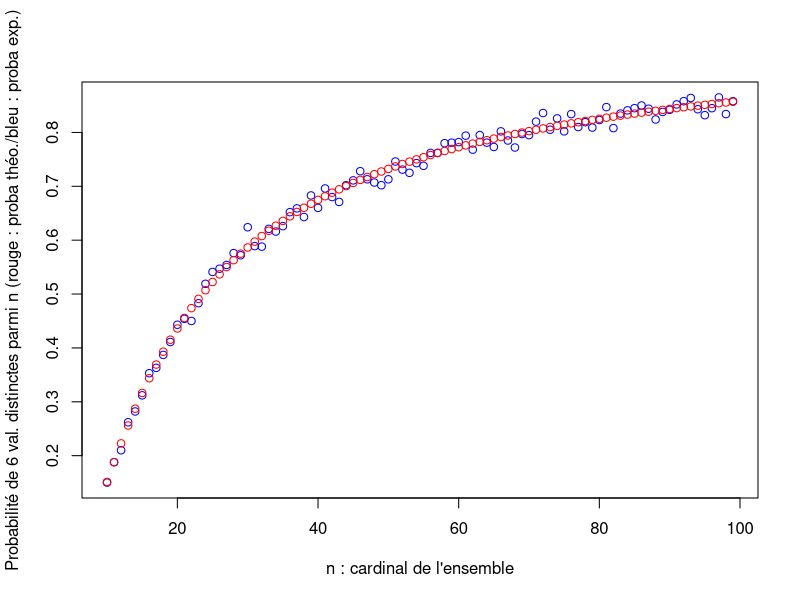
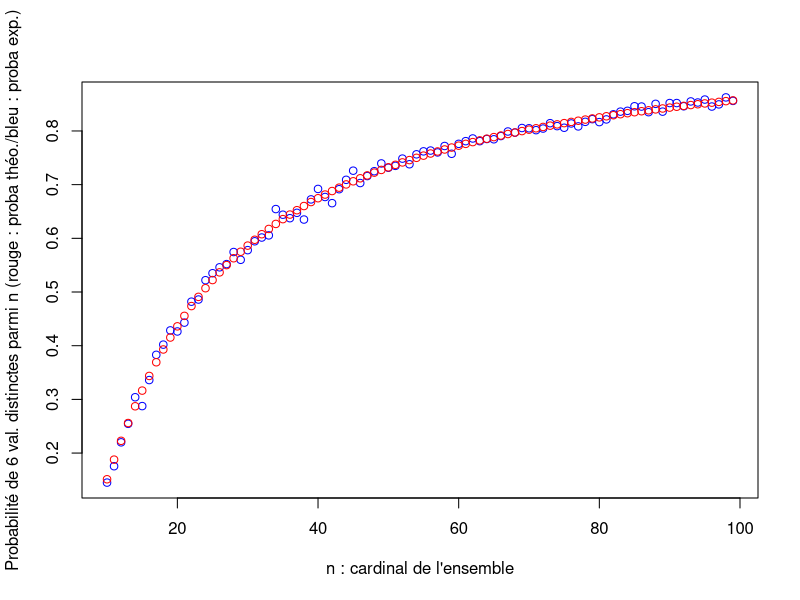
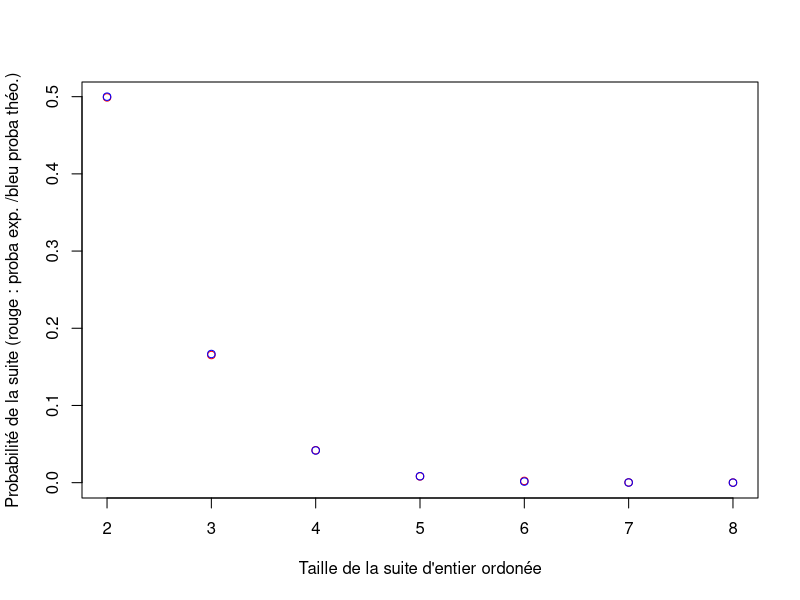
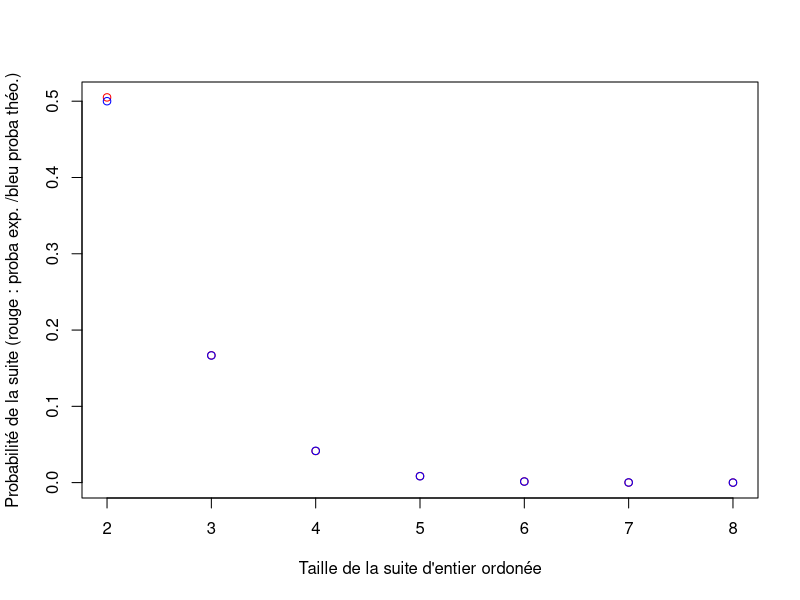

Source code (R) for these figures, in order:
####################################
#####  EXERCICE 1
####################################
######################
p = function(n) 
{ x = 1:5
  return( prod(n - x)/(n^5) )
  }
#####################
##################
g = function(n)
{ x = 1:n
  z = 0
  v = sample(x, 6, replace=TRUE)
   if ( 6 == length(unique(v)) ) { z = 1}
  return( z )
  }
#############
########################
simule = function(N, n)
{ NV = rep(0, N)
  x = 0
  for (k in 1:N){ NV[k] = g(n)}
  x = sum(NV)/N
  return(x)
  }
######################
########################
set.seed(7486)#initialisation de la graine pour tout les tests
N = 1000 # nombre de testes
nV = 10:99
L = length(nV)
xV =0*nV # Initialisation
yV = 0*nV # Initialisation

#test pour N = 1000

#Changer le xV avec for (i in 1 :L) pour que xV[i] soit simule(N, nV[i])
for(i in 1:L){xV[i] = simule(N,nV[i])}

#Changer yV avec for (i in 1 :L) pour que yV[i] soit la probabilité exacte p(nV[i])
for(i in 1:L){yV[i] = p(nV[i])}

#Faire un plot de (nV,xV) en bleu et de (nV,yV) en rouge dans la même figure.
plot(nV,xV, xlab = "n : cardinal de l'ensemble", ylab = "Probabilité de 6 val. distinctes parmi n (rouge : proba théo./bleu : proba exp.)", col="blue")
points(nV,yV, col="red")

# Calculer la moyenne m de xV - yV. Dans R fonction moyenne est mean()
m<-mean(xV-yV)
#proche de 0 cela veut dire que l'expérience est proche de la théorie

#Calculer la moyenne de (xV − yV − m)^2 , (c’est la variance de xV-yV).
varianceXY<-mean((xV-yV-m)^2)

#répété ces opération avec N = 2000
  N = 2000 # nombre de testes
  set.seed(7486) # remplacer 1374 par 
  nV = 10:99
  L = length(nV)
  xV =0*nV # Initialisation
  yV = 0*nV # Initialisation
  
  #Changer le xV avec for (i in 1 :L) pour que xV[i] soit simule(N, nV[i])
  for(i in 1:L){xV[i] = simule(N,nV[i])}
  
  #Changer yV avec for (i in 1 :L) pour que yV[i] soit la probabilité exacte p(nV[i])
  for(i in 1:L){yV[i] = p(nV[i])}
  
  #Faire un plot de (nV,xV) en bleu et de (nV,yV) en rouge dans la même figure.
  plot(nV,xV, xlab = "n : cardinal de l'ensemble", ylab = "Probabilité de 6 val. distinctes parmi n (rouge : proba théo./bleu : proba exp.)", col="blue")
  points(nV,yV, col="red")
  
  # Calculer la moyenne m de xV - yV. Dans R fonction moyenne est mean()
  m<-mean(xV-yV)
  
  #Calculer la moyenne de (xV − yV − m)^2 , (c’est la variance de xV-yV).
  varianceXY<-mean((xV-yV-m)^2)
  

####################################
####################################
#####  EXERCICE 2
####################################
######################
f = function(m, n)
{ x = 1:n
   v = sample(x, m, replace=FALSE)
   teste = ( v == sort(v)) # sort(v) ordonne v
   z = 0
   if ( m == sum(teste)) { z = 1}
   return( z )
   }
#############
######################
### FONCTION DE SIMULATION: nV  est vectoriel
simuleV = function(N, m, nV)
{ NV = rep(0, N)
   nL = length(nV)
   xV = rep(0, nL)
   for (i in 1:nL){
       for (k in 1:N){ NV[k] = f(m, nV[i])}
       xV[i] = sum(NV)/N }
   return(xV)
  }
#############
########################
  
mV <- 2:8
pV <- 0*mV
l<- length(mV)
nV <- 10:30
N <- 500 # nombre de tests

# Créer un vecteur pV de même taille que mV tel que
# pV[i] = mean( simuleV(N, mV[i], nV) ).
for(i in 1:l){pV[i] <- mean(simuleV(N, mV[i], nV))}

# Creer un vecteur P de meme taille que que mV tel que 
# P[i] = 1/mV[i]! : c’est la probabilité exacte.
P<-1/factorial(mV)

#Calculer le maximum des erreurs en valeurs absolues max( abs(pV - P)))
maxErreur<-max(abs(pV-P))

# Tracer en bleu les points(mV[i], pV[i]) et y ajouter en rouge la courbe (x,y)=(mV, P).
plot(mV, pV, xlab = "Taille de la suite d'entier ordonée", ylab ="Probabilité de la suite (rouge : proba exp. /bleu proba théo.)", col="red")
points(mV,P, col="blue")

#Calculer la moyenne des erreurs |pV[i] -P[i]|
moyErreur<-mean(abs(pV-P))

#Pour N = 1500
N<-1500
for(i in 1:l){pV[i] <- mean(simuleV(N, mV[i], nV))}

#Calculer le maximum de erreurs en valeurs absolues max(|pV - P|)
maxErreur<-max(abs(pV-P))

# Tracer en bleu les points(mV[i], pV[i]) et y ajouter en rouge la courbe (x,y)=(mV, P).
plot(mV, pV, xlab = "Taille de la suite d'entier ordonée", ylab ="Probabilité de la suite (rouge : proba exp. /bleu proba théo.)", col="red")
points(mV,P, col="blue")

#Calculer la moyenne des erreurs |pV[i] -P[i]|
moyErreur<-mean(abs(pV-P))

